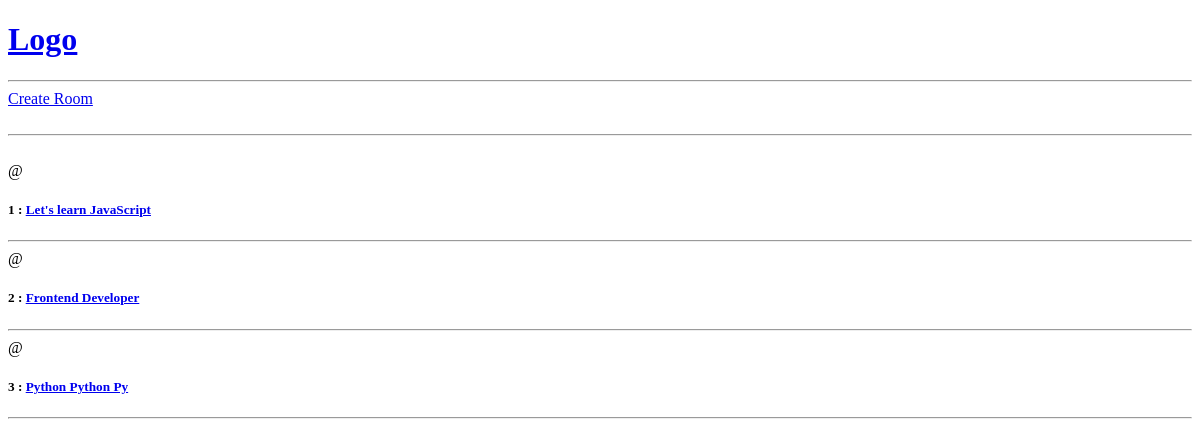
The app's page /, older data.
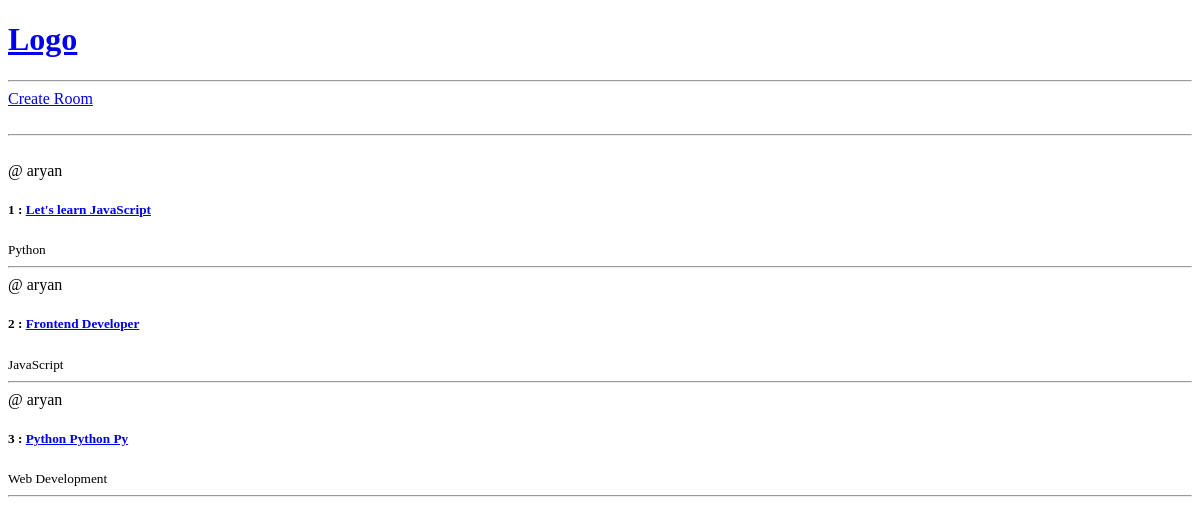
The same page, newer data.
### base/models.py (models this page shows, shortened)
class Room(models.Model):
    host = models.ForeignKey(User, on_delete=models.SET_NULL, null=True)
    topic = models.ForeignKey(Topic, on_delete=models.SET_NULL, null=True)
    name = models.CharField(max_length=200)
    description = models.TextField(null=True, blank=True)
    updated = models.DateTimeField(auto_now=True)       # Updated on every updation
    created = models.DateTimeField(auto_now_add=True)   # Only updated when created

class Topic(models.Model):
    name = models.CharField(max_length=200)

### base/views.py (the view)
# urls.py: path('', views.home, name="home"),
def home(request):
    rooms = Room.objects.all()
    context = {'rooms':rooms}
    return render(request, 'base/home.html', context)

### base/templates/base/home.html
{% extends 'main.html' %}
{% block content %}
<div>
    <a href="{% url 'create-room' %}">Create Room</a>
    <br><br><hr><br>
    <div>
        {% for room in rooms %}
            <div>
                <span>
                    @ {{room.host.username}}
                </span>
                <h5>  {{ room.id }} : <a href= "{% url 'room' room.id %}" > {{ room.name }} </a> </h5>
                <small>{{room.topic.name}}</small>
                <hr>
            </div>
        {% endfor %}
    </div>
</div>
{% endblock content %}

### templates/main.html (shortened to what this page needs)
<!DOCTYPE html>
<html lang="en">
<head>
</head>
<body>
    {% include 'navbar.html' %}
    {% block content %}
    {% endblock content %}
</body>
</html>

### templates/navbar.html
<a href="/">            {% comment %} href = base directory ie, home.html {% endcomment %}
    <h1>Logo</h1>
</a>
<hr>

Row changes from the older to the newer data that the page shows:
changed Room "Let's learn JavaScript": host.username (not shown) → "aryan"; topic.name (not shown) → "Python"
changed Room "Frontend Developer": host.username (not shown) → "aryan"; topic.name (not shown) → "JavaScript"
changed Room "Python Python Py": host.username (not shown) → "aryan"; topic.name (not shown) → "Web Development"
